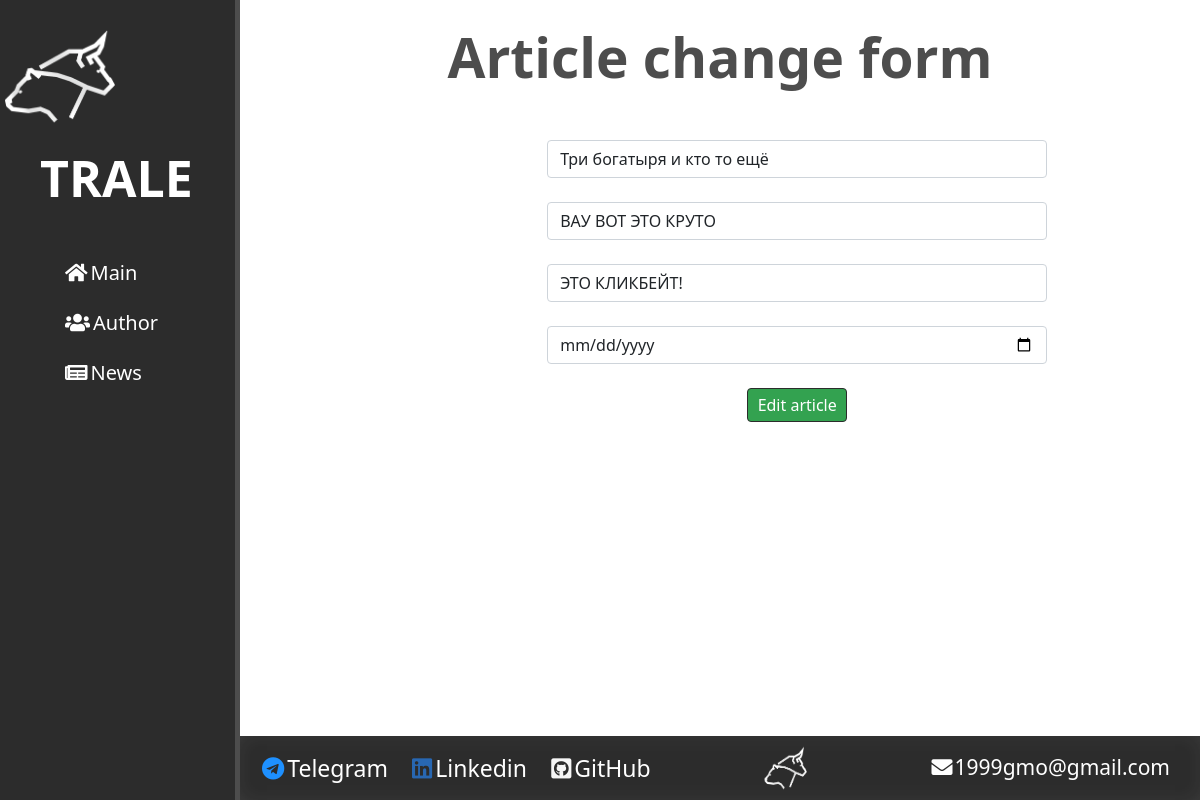
The page /news/2/update on the database its author committed.
### news/models.py (models this page shows, shortened)
class Articles(models.Model):
    title = models.CharField('Article', max_length=50)
    anons = models.CharField('Аnnouncement', max_length=250)
    full_text = models.TextField('Content')
    date = models.DateTimeField('Date of publication')
    class Meta:
        verbose_name = 'News'
        verbose_name_plural = 'News'

### news/views.py (the view)
# urls.py: path('<int:pk>/update', views.NewsUpdateView.as_view(), name='news-update'),
class NewsUpdateView(UpdateView):
    model = Articles  # сама модель
    template_name = 'news/news_update.html'
    form_class = ArticlesForm  # указываем какой класс будет использоваться для отображения формы(в самом классе

### news/forms.py
class ArticlesForm(ModelForm):  # Создание формы и подсоединение её к таблице
    class Meta:
        model = Articles  # Название таблицы
        fields = ['title', 'anons', 'full_text', 'date']  # Поля таблицы
        widgets = {
            'title': TextInput(attrs={
                'class': 'form-control',
                'placeholder': 'Article title'
            }),
            'anons': TextInput(attrs={
                'class': 'form-control',
                'placeholder': 'Article announcement'
            }),
            'date': DateTimeInput(attrs={
                'type': 'date',
                'class': 'form-control',
                'placeholder': 'Date of publication'
            }),
            'full_text': TextInput(attrs={
                'class': 'form-control',
                'placeholder': 'Article text'
            }),
        }

### news/templates/news/news_update.html (shortened to what this page needs)
{% extends 'main/layout.html'%}
{% block content %}
    <div class="features">
        <h1>Article change form</h1>
        <form  method="post">
            {{ form.title }}<br>
            {{ form.anons }}<br>
            {{ form.full_text }}<br>
            {{ form.date }}<br>
            <button class="btn-success" type="submit">Edit article</button>
        </form>
    </div>
{% endblock %}

### main/static/main/css/main.css (style rules this page uses)
body { background: #ffffff; }
main .features, main .shadowbox { color: #4d4d4d; text-align: center; }
main .features h1, .shadowbox h1 { font-size: 55px; font-weight: bold; margin-top: 3vh; }
main .btn-success { background-color: #33a250; color: #ffffff; padding: 4px 0; border-radius: 4px; display: inline-block; width: 100px; border: 1px solid #2c2c2c; transition: transform .3s ease; }
.shadowbox, .features { min-height: 89vh; }
form { margin-left: 32%; width: 500px; margin-top: 50px; }

### rows shown on the page
Articles: title "Три богатыря и кто то ещё", anons "ВАУ ВОТ ЭТО КРУТО", full_text "ЭТО КЛИКБЕЙТ!"
